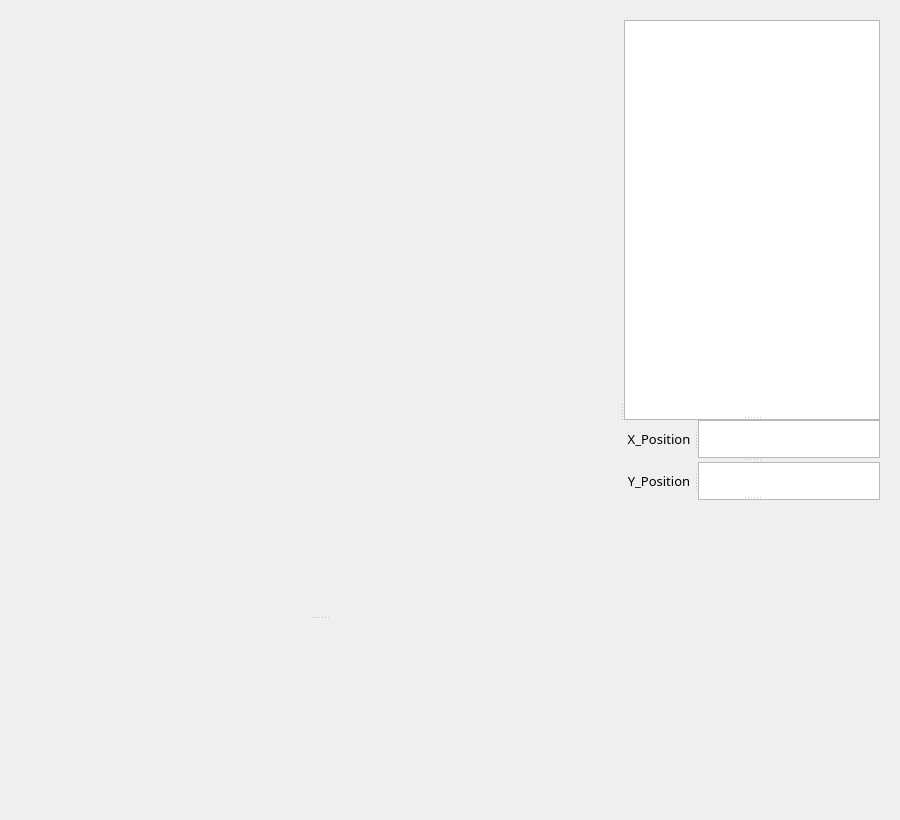
<?xml version="1.0" encoding="UTF-8"?>
<ui version="4.0">
 <class>Dialog</class>
 <widget class="QDialog" name="Dialog">
  <property name="geometry">
   <rect>
    <x>0</x>
    <y>0</y>
    <width>900</width>
    <height>820</height>
   </rect>
  </property>
  <property name="sizePolicy">
   <sizepolicy hsizetype="Preferred" vsizetype="Preferred">
    <horstretch>4</horstretch>
    <verstretch>3</verstretch>
   </sizepolicy>
  </property>
  <property name="minimumSize">
   <size>
    <width>800</width>
    <height>800</height>
   </size>
  </property>
  <property name="maximumSize">
   <size>
    <width>2000</width>
    <height>2000</height>
   </size>
  </property>
  <property name="windowTitle">
   <string>Dialog</string>
  </property>
  <layout class="QVBoxLayout" name="verticalLayout">
   <item>
    <widget class="QWidget" name="widget" native="true">
     <property name="sizePolicy">
      <sizepolicy hsizetype="Expanding" vsizetype="Expanding">
       <horstretch>1</horstretch>
       <verstretch>1</verstretch>
      </sizepolicy>
     </property>
     <property name="minimumSize">
      <size>
       <width>820</width>
       <height>800</height>
      </size>
     </property>
     <property name="maximumSize">
      <size>
       <width>2400</width>
       <height>2400</height>
      </size>
     </property>
     <layout class="QVBoxLayout" name="verticalLayout_2">
      <item>
       <widget class="QSplitter" name="splitter_7">
        <property name="orientation">
         <enum>Qt::Horizontal</enum>
        </property>
        <widget class="QSplitter" name="splitter">
         <property name="minimumSize">
          <size>
           <width>600</width>
           <height>800</height>
          </size>
         </property>
         <property name="maximumSize">
          <size>
           <width>1800</width>
           <height>2404</height>
          </size>
         </property>
         <property name="orientation">
          <enum>Qt::Vertical</enum>
         </property>
         <widget class="QWidget" name="widget_2" native="true">
          <property name="sizePolicy">
           <sizepolicy hsizetype="Expanding" vsizetype="Expanding">
            <horstretch>3</horstretch>
            <verstretch>2</verstretch>
           </sizepolicy>
          </property>
          <property name="minimumSize">
           <size>
            <width>600</width>
            <height>600</height>
           </size>
          </property>
          <property name="maximumSize">
           <size>
            <width>1800</width>
            <height>1800</height>
           </size>
          </property>
         </widget>
         <widget class="QWidget" name="widget_3" native="true">
          <property name="sizePolicy">
           <sizepolicy hsizetype="Preferred" vsizetype="Preferred">
            <horstretch>3</horstretch>
            <verstretch>1</verstretch>
           </sizepolicy>
          </property>
          <property name="minimumSize">
           <size>
            <width>600</width>
            <height>200</height>
           </size>
          </property>
          <property name="maximumSize">
           <size>
            <width>1800</width>
            <height>600</height>
           </size>
          </property>
         </widget>
        </widget>
        <widget class="QSplitter" name="splitter_6">
         <property name="sizePolicy">
          <sizepolicy hsizetype="Expanding" vsizetype="Expanding">
           <horstretch>1</horstretch>
           <verstretch>1</verstretch>
          </sizepolicy>
         </property>
         <property name="minimumSize">
          <size>
           <width>220</width>
           <height>800</height>
          </size>
         </property>
         <property name="maximumSize">
          <size>
           <width>600</width>
           <height>2412</height>
          </size>
         </property>
         <property name="orientation">
          <enum>Qt::Vertical</enum>
         </property>
         <widget class="QSplitter" name="splitter_5">
          <property name="sizePolicy">
           <sizepolicy hsizetype="Expanding" vsizetype="Expanding">
            <horstretch>1</horstretch>
            <verstretch>1</verstretch>
           </sizepolicy>
          </property>
          <property name="minimumSize">
           <size>
            <width>200</width>
            <height>480</height>
           </size>
          </property>
          <property name="maximumSize">
           <size>
            <width>600</width>
            <height>1208</height>
           </size>
          </property>
          <property name="orientation">
           <enum>Qt::Vertical</enum>
          </property>
          <widget class="QTextBrowser" name="textBrowser">
           <property name="sizePolicy">
            <sizepolicy hsizetype="Expanding" vsizetype="Expanding">
             <horstretch>1</horstretch>
             <verstretch>1</verstretch>
            </sizepolicy>
           </property>
           <property name="minimumSize">
            <size>
             <width>200</width>
             <height>400</height>
            </size>
           </property>
           <property name="maximumSize">
            <size>
             <width>600</width>
             <height>800</height>
            </size>
           </property>
          </widget>
          <widget class="QSplitter" name="splitter_4">
           <property name="sizePolicy">
            <sizepolicy hsizetype="Expanding" vsizetype="Expanding">
             <horstretch>1</horstretch>
             <verstretch>1</verstretch>
            </sizepolicy>
           </property>
           <property name="minimumSize">
            <size>
             <width>200</width>
             <height>80</height>
            </size>
           </property>
           <property name="maximumSize">
            <size>
             <width>604</width>
             <height>404</height>
            </size>
           </property>
           <property name="orientation">
            <enum>Qt::Vertical</enum>
           </property>
           <widget class="QSplitter" name="splitter_2">
            <property name="sizePolicy">
             <sizepolicy hsizetype="Expanding" vsizetype="Expanding">
              <horstretch>1</horstretch>
              <verstretch>1</verstretch>
             </sizepolicy>
            </property>
            <property name="minimumSize">
             <size>
              <width>200</width>
              <height>30</height>
             </size>
            </property>
            <property name="maximumSize">
             <size>
              <width>604</width>
              <height>200</height>
             </size>
            </property>
            <property name="orientation">
             <enum>Qt::Horizontal</enum>
            </property>
            <widget class="QLabel" name="label">
             <property name="sizePolicy">
              <sizepolicy hsizetype="Expanding" vsizetype="Expanding">
               <horstretch>1</horstretch>
               <verstretch>1</verstretch>
              </sizepolicy>
             </property>
             <property name="minimumSize">
              <size>
               <width>70</width>
               <height>30</height>
              </size>
             </property>
             <property name="maximumSize">
              <size>
               <width>200</width>
               <height>200</height>
              </size>
             </property>
             <property name="font">
              <font>
               <family>苹方 粗体</family>
               <pointsize>10</pointsize>
              </font>
             </property>
             <property name="text">
              <string>X_Position</string>
             </property>
             <property name="alignment">
              <set>Qt::AlignCenter</set>
             </property>
            </widget>
            <widget class="QTextEdit" name="textEdit">
             <property name="sizePolicy">
              <sizepolicy hsizetype="Preferred" vsizetype="Preferred">
               <horstretch>1</horstretch>
               <verstretch>1</verstretch>
              </sizepolicy>
             </property>
             <property name="minimumSize">
              <size>
               <width>100</width>
               <height>30</height>
              </size>
             </property>
             <property name="maximumSize">
              <size>
               <width>400</width>
               <height>200</height>
              </size>
             </property>
            </widget>
           </widget>
           <widget class="QSplitter" name="splitter_3">
            <property name="sizePolicy">
             <sizepolicy hsizetype="Expanding" vsizetype="Expanding">
              <horstretch>1</horstretch>
              <verstretch>1</verstretch>
             </sizepolicy>
            </property>
            <property name="minimumSize">
             <size>
              <width>200</width>
              <height>30</height>
             </size>
            </property>
            <property name="maximumSize">
             <size>
              <width>604</width>
              <height>200</height>
             </size>
            </property>
            <property name="orientation">
             <enum>Qt::Horizontal</enum>
            </property>
            <widget class="QLabel" name="label_2">
             <property name="sizePolicy">
              <sizepolicy hsizetype="Expanding" vsizetype="Expanding">
               <horstretch>1</horstretch>
               <verstretch>1</verstretch>
              </sizepolicy>
             </property>
             <property name="minimumSize">
              <size>
               <width>70</width>
               <height>30</height>
              </size>
             </property>
             <property name="maximumSize">
              <size>
               <width>200</width>
               <height>200</height>
              </size>
             </property>
             <property name="font">
              <font>
               <family>苹方 粗体</family>
               <pointsize>10</pointsize>
              </font>
             </property>
             <property name="text">
              <string>Y_Position</string>
             </property>
             <property name="alignment">
              <set>Qt::AlignCenter</set>
             </property>
            </widget>
            <widget class="QTextEdit" name="textEdit_2">
             <property name="sizePolicy">
              <sizepolicy hsizetype="Preferred" vsizetype="Preferred">
               <horstretch>1</horstretch>
               <verstretch>1</verstretch>
              </sizepolicy>
             </property>
             <property name="minimumSize">
              <size>
               <width>100</width>
               <height>30</height>
              </size>
             </property>
             <property name="maximumSize">
              <size>
               <width>400</width>
               <height>200</height>
              </size>
             </property>
            </widget>
           </widget>
          </widget>
         </widget>
         <widget class="QWidget" name="widget_4" native="true">
          <property name="sizePolicy">
           <sizepolicy hsizetype="Preferred" vsizetype="Preferred">
            <horstretch>2</horstretch>
            <verstretch>2</verstretch>
           </sizepolicy>
          </property>
          <property name="minimumSize">
           <size>
            <width>220</width>
            <height>320</height>
           </size>
          </property>
          <property name="maximumSize">
           <size>
            <width>1200</width>
            <height>1200</height>
           </size>
          </property>
         </widget>
        </widget>
       </widget>
      </item>
     </layout>
    </widget>
   </item>
  </layout>
 </widget>
 <resources/>
 <connections/>
</ui>
